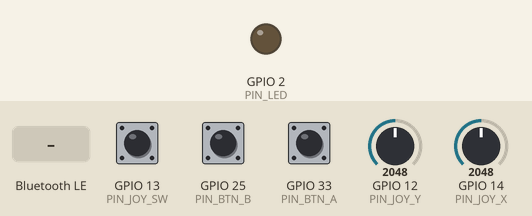
Bench run of a program on a simulated ESP32. Parts: output pins drawn as LEDs (lit = HIGH). Dashed ring = blinking. The test bench sets the inputs (shaded band); at power-on: GPIO 12 (PIN_JOY_Y) = 2048, GPIO 13 (PIN_JOY_SW) HIGH, GPIO 14 (PIN_JOY_X) = 2048, GPIO 25 (PIN_BTN_B) HIGH, GPIO 33 (PIN_BTN_A) HIGH (analog values on the 0–4095 scale). Nothing arrives over Bluetooth unless stated; a phone connects over Bluetooth LE 3 s after start; what the program prints to the serial monitor is not drawn.

Above: at 1.2 s.
1.3 s: Bluetooth LE write "SELECT" received
At 1.31 s:
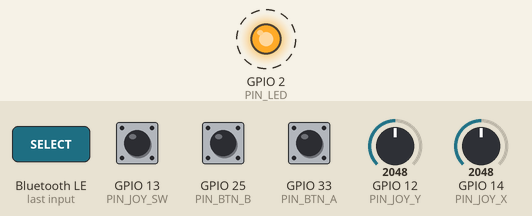
Timing chart, 0 to 4.3 s (numbered marks = the images above; inputs shaded):
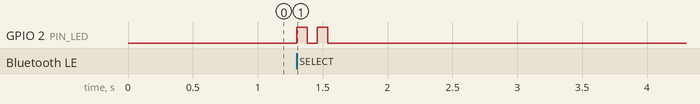

The program:

main.cpp
```cpp
// Analog joystick over BLE Nordic UART so Chrome Web Bluetooth can read it.
// Notify lines: "x,y,sw,btn,alt\n" (ADC 0-4095, buttons 0 or 1, pressed = 1).
//
// Wiring:
//   Joystick VRx -> GPIO14
//   Joystick VRy -> GPIO12
//   Joystick SW  -> GPIO13 (INPUT_PULLUP, pressed = LOW)  // Select hovered reply
//   Button A     -> GPIO33 (INPUT_PULLUP, pressed = LOW)  // Select hovered reply
//   Button B     -> GPIO25 (INPUT_PULLUP, pressed = LOW)  // Mute / unmute mic
//   Joystick VCC -> 3.3V, GND -> GND
//   Buttons      -> pin and GND (idle = HIGH)
//   Status LED   -> GPIO2 (blinks when the tablet writes SELECT)

#include <Arduino.h>
#include <BLEDevice.h>
#include <BLEServer.h>
#include <BLEUtils.h>
#include <BLE2902.h>

static const char *DEVICE_NAME = "SpeakEasy";
static const char *SERVICE_UUID = "6e400001-b5a3-f393-e0a9-e50e24dcca9e";
static const char *CHAR_WRITE_UUID = "6e400002-b5a3-f393-e0a9-e50e24dcca9e";
static const char *CHAR_NOTIFY_UUID = "6e400003-b5a3-f393-e0a9-e50e24dcca9e";

static const int PIN_JOY_X = 14;
static const int PIN_JOY_Y = 12;
static const int PIN_JOY_SW = 13;
static const int PIN_BTN_A = 33;
static const int PIN_BTN_B = 25;
static const int PIN_LED = 2;

static const unsigned long SEND_INTERVAL_MS = 30;

BLECharacteristic *notifyChar = nullptr;
volatile bool deviceConnected = false;
volatile bool blinkSelect = false;

class ServerCallbacks : public BLEServerCallbacks
{
    void onConnect(BLEServer *) override
    {
        deviceConnected = true;
    }

    void onDisconnect(BLEServer *server) override
    {
        deviceConnected = false;
        server->startAdvertising();
    }
};

class WriteCallbacks : public BLECharacteristicCallbacks
{
    void onWrite(BLECharacteristic *characteristic) override
    {
        auto value = characteristic->getValue();
        String raw = value.c_str();
        raw.toUpperCase();
        raw.trim();
        if (raw == "SELECT")
        {
            blinkSelect = true;
        }
    }
};

void setup()
{
    Serial.begin(115200);
    pinMode(PIN_JOY_SW, INPUT_PULLUP);
    pinMode(PIN_BTN_A, INPUT_PULLUP);
    pinMode(PIN_BTN_B, INPUT_PULLUP);
    pinMode(PIN_LED, OUTPUT);
    digitalWrite(PIN_LED, LOW);
    analogReadResolution(12);
    analogSetPinAttenuation(PIN_JOY_X, ADC_11db);
    analogSetPinAttenuation(PIN_JOY_Y, ADC_11db);

    BLEDevice::init(DEVICE_NAME);
    BLEServer *server = BLEDevice::createServer();
    server->setCallbacks(new ServerCallbacks());

    BLEService *service = server->createService(SERVICE_UUID);

    notifyChar = service->createCharacteristic(
        CHAR_NOTIFY_UUID,
        BLECharacteristic::PROPERTY_NOTIFY);
    notifyChar->addDescriptor(new BLE2902());

    BLECharacteristic *writeChar = service->createCharacteristic(
        CHAR_WRITE_UUID,
        BLECharacteristic::PROPERTY_WRITE | BLECharacteristic::PROPERTY_WRITE_NR);
    writeChar->setCallbacks(new WriteCallbacks());

    service->start();

    // Put the short name in the primary adv packet and the 128-bit Nordic
    // UART UUID in the scan response. Advertising both in one packet is too
    // large, so Chrome's name filter otherwise sees "no compatible devices".
    BLEAdvertising *advertising = BLEDevice::getAdvertising();
    BLEAdvertisementData adv;
    adv.setFlags(0x06); // general discoverable, BR/EDR not supported
    adv.setName(DEVICE_NAME);
    advertising->setAdvertisementData(adv);

    BLEAdvertisementData scan;
    scan.setCompleteServices(BLEUUID(SERVICE_UUID));
    advertising->setScanResponseData(scan);
    advertising->start();

    Serial.println("BLE started. Connect to SpeakEasy from Chrome.");
}

void loop()
{
    if (blinkSelect)
    {
        blinkSelect = false;
        digitalWrite(PIN_LED, HIGH);
        delay(80);
        digitalWrite(PIN_LED, LOW);
        delay(80);
        digitalWrite(PIN_LED, HIGH);
        delay(80);
        digitalWrite(PIN_LED, LOW);
    }

    static unsigned long lastSendTime = 0;
    unsigned long now = millis();
    if (now - lastSendTime < SEND_INTERVAL_MS)
    {
        return;
    }
    lastSendTime = now;

    int x = analogRead(PIN_JOY_X);
    int y = analogRead(PIN_JOY_Y);
    int sw = digitalRead(PIN_JOY_SW) == LOW ? 1 : 0;
    int btn = digitalRead(PIN_BTN_A) == LOW ? 1 : 0;
    int alt = digitalRead(PIN_BTN_B) == LOW ? 1 : 0;

    Serial.printf("x=%d y=%d sw=%d btn=%d alt=%d\n", x, y, sw, btn, alt);

    if (!deviceConnected || notifyChar == nullptr)
    {
        return;
    }

    char line[40];
    int n = snprintf(line, sizeof(line), "%d,%d,%d,%d,%d\n", x, y, sw, btn, alt);
    if (n > 0)
    {
        notifyChar->setValue((uint8_t *)line, (size_t)n);
        notifyChar->notify();
    }
}
```

Measured:
- after the input at 1.3 s, GPIO 2 (PIN_LED): alternates HIGH for 0.08 s and LOW for 0.08 s, 4 changes in all, then stays LOW, starting at once
